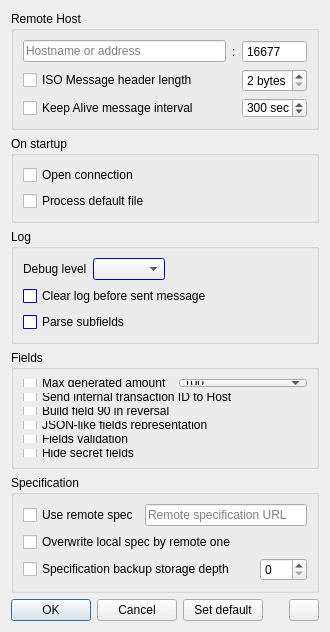
<?xml version="1.0" encoding="UTF-8"?>
<ui version="4.0">
 <class>SettingsWindow</class>
 <widget class="QDialog" name="SettingsWindow">
  <property name="geometry">
   <rect>
    <x>0</x>
    <y>0</y>
    <width>330</width>
    <height>632</height>
   </rect>
  </property>
  <property name="sizePolicy">
   <sizepolicy hsizetype="Fixed" vsizetype="Fixed">
    <horstretch>0</horstretch>
    <verstretch>0</verstretch>
   </sizepolicy>
  </property>
  <property name="minimumSize">
   <size>
    <width>330</width>
    <height>632</height>
   </size>
  </property>
  <property name="maximumSize">
   <size>
    <width>330</width>
    <height>632</height>
   </size>
  </property>
  <property name="windowTitle">
   <string>Configuration</string>
  </property>
  <property name="whatsThis">
   <string notr="true"/>
  </property>
  <layout class="QGridLayout" name="gridLayout_4">
   <item row="0" column="0">
    <widget class="QGroupBox" name="ConnectionBox">
     <property name="title">
      <string>Remote Host</string>
     </property>
     <layout class="QGridLayout" name="gridLayout">
      <item row="0" column="0">
       <layout class="QHBoxLayout" name="horizontalLayout_2">
        <item>
         <widget class="QLineEdit" name="SvAddress">
          <property name="placeholderText">
           <string>Hostname or address</string>
          </property>
         </widget>
        </item>
        <item>
         <widget class="QLabel" name="label_2">
          <property name="text">
           <string>:</string>
          </property>
         </widget>
        </item>
        <item>
         <widget class="QSpinBox" name="SvPort">
          <property name="minimumSize">
           <size>
            <width>65</width>
            <height>0</height>
           </size>
          </property>
          <property name="frame">
           <bool>true</bool>
          </property>
          <property name="buttonSymbols">
           <enum>QAbstractSpinBox::NoButtons</enum>
          </property>
          <property name="specialValueText">
           <string>Val</string>
          </property>
          <property name="keyboardTracking">
           <bool>false</bool>
          </property>
          <property name="minimum">
           <number>1024</number>
          </property>
          <property name="maximum">
           <number>65535</number>
          </property>
          <property name="value">
           <number>16677</number>
          </property>
         </widget>
        </item>
       </layout>
      </item>
      <item row="2" column="0">
       <layout class="QHBoxLayout" name="horizontalLayout_3">
        <item>
         <widget class="QCheckBox" name="KeepAliveMode">
          <property name="text">
           <string>Keep Alive message interval </string>
          </property>
         </widget>
        </item>
        <item>
         <widget class="QSpinBox" name="KeepAliveInterval">
          <property name="minimumSize">
           <size>
            <width>65</width>
            <height>20</height>
           </size>
          </property>
          <property name="maximumSize">
           <size>
            <width>55</width>
            <height>20</height>
           </size>
          </property>
          <property name="buttonSymbols">
           <enum>QAbstractSpinBox::UpDownArrows</enum>
          </property>
          <property name="keyboardTracking">
           <bool>true</bool>
          </property>
          <property name="showGroupSeparator" stdset="0">
           <bool>false</bool>
          </property>
          <property name="suffix">
           <string> sec</string>
          </property>
          <property name="minimum">
           <number>1</number>
          </property>
          <property name="maximum">
           <number>1000</number>
          </property>
          <property name="value">
           <number>300</number>
          </property>
          <property name="displayIntegerBase">
           <number>10</number>
          </property>
         </widget>
        </item>
       </layout>
      </item>
      <item row="1" column="0">
       <layout class="QHBoxLayout" name="horizontalLayout_6">
        <item>
         <widget class="QCheckBox" name="HeaderLengthMode">
          <property name="text">
           <string>ISO Message header length</string>
          </property>
         </widget>
        </item>
        <item>
         <widget class="QSpinBox" name="HeaderLength">
          <property name="minimumSize">
           <size>
            <width>65</width>
            <height>0</height>
           </size>
          </property>
          <property name="maximumSize">
           <size>
            <width>55</width>
            <height>16777215</height>
           </size>
          </property>
          <property name="whatsThis">
           <string>Usually 2 or 4</string>
          </property>
          <property name="inputMethodHints">
           <set>Qt::ImhNone</set>
          </property>
          <property name="readOnly">
           <bool>false</bool>
          </property>
          <property name="buttonSymbols">
           <enum>QAbstractSpinBox::UpDownArrows</enum>
          </property>
          <property name="keyboardTracking">
           <bool>false</bool>
          </property>
          <property name="showGroupSeparator" stdset="0">
           <bool>false</bool>
          </property>
          <property name="suffix">
           <string> bytes</string>
          </property>
          <property name="prefix">
           <string/>
          </property>
          <property name="minimum">
           <number>2</number>
          </property>
          <property name="maximum">
           <number>64</number>
          </property>
          <property name="singleStep">
           <number>2</number>
          </property>
          <property name="value">
           <number>2</number>
          </property>
         </widget>
        </item>
       </layout>
      </item>
     </layout>
    </widget>
   </item>
   <item row="1" column="0">
    <widget class="QGroupBox" name="OnStartupBox">
     <property name="title">
      <string>On startup</string>
     </property>
     <layout class="QVBoxLayout" name="verticalLayout_5">
      <item>
       <widget class="QCheckBox" name="ConnectOnStartup">
        <property name="text">
         <string>Open connection</string>
        </property>
       </widget>
      </item>
      <item>
       <widget class="QCheckBox" name="ProcessDefaultDump">
        <property name="text">
         <string>Process default file</string>
        </property>
       </widget>
      </item>
     </layout>
    </widget>
   </item>
   <item row="2" column="0">
    <widget class="QGroupBox" name="LogBox">
     <property name="palette">
      <palette>
       <active>
        <colorrole role="Base">
         <brush brushstyle="SolidPattern">
          <color alpha="255">
           <red>255</red>
           <green>255</green>
           <blue>255</blue>
          </color>
         </brush>
        </colorrole>
        <colorrole role="Window">
         <brush brushstyle="SolidPattern">
          <color alpha="255">
           <red>0</red>
           <green>0</green>
           <blue>255</blue>
          </color>
         </brush>
        </colorrole>
       </active>
       <inactive>
        <colorrole role="Base">
         <brush brushstyle="SolidPattern">
          <color alpha="255">
           <red>255</red>
           <green>255</green>
           <blue>255</blue>
          </color>
         </brush>
        </colorrole>
        <colorrole role="Window">
         <brush brushstyle="SolidPattern">
          <color alpha="255">
           <red>0</red>
           <green>0</green>
           <blue>255</blue>
          </color>
         </brush>
        </colorrole>
       </inactive>
       <disabled>
        <colorrole role="Base">
         <brush brushstyle="SolidPattern">
          <color alpha="255">
           <red>0</red>
           <green>0</green>
           <blue>255</blue>
          </color>
         </brush>
        </colorrole>
        <colorrole role="Window">
         <brush brushstyle="SolidPattern">
          <color alpha="255">
           <red>0</red>
           <green>0</green>
           <blue>255</blue>
          </color>
         </brush>
        </colorrole>
       </disabled>
      </palette>
     </property>
     <property name="title">
      <string>Log</string>
     </property>
     <layout class="QVBoxLayout" name="verticalLayout_3">
      <item>
       <layout class="QHBoxLayout" name="horizontalLayout_4">
        <item>
         <widget class="QLabel" name="label_4">
          <property name="text">
           <string>Debug level</string>
          </property>
         </widget>
        </item>
        <item>
         <widget class="QComboBox" name="DebugLevel"/>
        </item>
        <item>
         <spacer name="horizontalSpacer_2">
          <property name="orientation">
           <enum>Qt::Horizontal</enum>
          </property>
          <property name="sizeHint" stdset="0">
           <size>
            <width>40</width>
            <height>20</height>
           </size>
          </property>
         </spacer>
        </item>
       </layout>
      </item>
      <item>
       <widget class="QCheckBox" name="ClearLog">
        <property name="text">
         <string>Clear log before sent message</string>
        </property>
       </widget>
      </item>
      <item>
       <widget class="QCheckBox" name="ParseSubfields">
        <property name="text">
         <string>Parse subfields</string>
        </property>
       </widget>
      </item>
     </layout>
    </widget>
   </item>
   <item row="3" column="0">
    <widget class="QGroupBox" name="FieldsBox">
     <property name="inputMethodHints">
      <set>Qt::ImhDigitsOnly</set>
     </property>
     <property name="title">
      <string>Fields</string>
     </property>
     <layout class="QGridLayout" name="gridLayout_3">
      <item row="0" column="0">
       <layout class="QHBoxLayout" name="horizontalLayout">
        <item>
         <widget class="QCheckBox" name="MaxAmountBox">
          <property name="text">
           <string>Max generated amount</string>
          </property>
         </widget>
        </item>
        <item>
         <widget class="QComboBox" name="MaxAmount">
          <property name="inputMethodHints">
           <set>Qt::ImhDigitsOnly</set>
          </property>
          <property name="editable">
           <bool>false</bool>
          </property>
          <item>
           <property name="text">
            <string>100</string>
           </property>
          </item>
          <item>
           <property name="text">
            <string>500</string>
           </property>
          </item>
          <item>
           <property name="text">
            <string>1500</string>
           </property>
          </item>
          <item>
           <property name="text">
            <string>10000</string>
           </property>
          </item>
          <item>
           <property name="text">
            <string>100000</string>
           </property>
          </item>
         </widget>
        </item>
       </layout>
      </item>
      <item row="1" column="0">
       <widget class="QCheckBox" name="SendInternalId">
        <property name="text">
         <string>Send internal transaction ID to Host</string>
        </property>
       </widget>
      </item>
      <item row="2" column="0">
       <widget class="QCheckBox" name="BuildFld90">
        <property name="text">
         <string>Build field 90 in reversal</string>
        </property>
       </widget>
      </item>
      <item row="3" column="0">
       <widget class="QCheckBox" name="JsonMode">
        <property name="text">
         <string>JSON-like fields representation </string>
        </property>
       </widget>
      </item>
      <item row="4" column="0">
       <widget class="QCheckBox" name="ValidationEnabled">
        <property name="text">
         <string>Fields validation</string>
        </property>
       </widget>
      </item>
      <item row="5" column="0">
       <widget class="QCheckBox" name="HideSecrets">
        <property name="text">
         <string>Hide secret fields</string>
        </property>
       </widget>
      </item>
     </layout>
    </widget>
   </item>
   <item row="4" column="0">
    <widget class="QGroupBox" name="SpecBox">
     <property name="title">
      <string>Specification</string>
     </property>
     <layout class="QGridLayout" name="gridLayout_2">
      <item row="0" column="0">
       <widget class="QCheckBox" name="UseRemoteSpec">
        <property name="text">
         <string>Use remote spec</string>
        </property>
       </widget>
      </item>
      <item row="0" column="1">
       <widget class="QLineEdit" name="RemoteSpecUrl">
        <property name="placeholderText">
         <string>Remote specification URL</string>
        </property>
       </widget>
      </item>
      <item row="1" column="0" colspan="2">
       <widget class="QCheckBox" name="RewriteLocalSpec">
        <property name="text">
         <string>Overwrite local spec by remote one</string>
        </property>
       </widget>
      </item>
      <item row="2" column="0" colspan="2">
       <layout class="QHBoxLayout" name="horizontalLayout_7">
        <item>
         <widget class="QCheckBox" name="BackupStorageCheckbox">
          <property name="text">
           <string>Specification backup storage depth</string>
          </property>
         </widget>
        </item>
        <item>
         <spacer name="horizontalSpacer">
          <property name="orientation">
           <enum>Qt::Horizontal</enum>
          </property>
          <property name="sizeHint" stdset="0">
           <size>
            <width>40</width>
            <height>20</height>
           </size>
          </property>
         </spacer>
        </item>
        <item>
         <widget class="QSpinBox" name="StorageDepth">
          <property name="maximum">
           <number>999</number>
          </property>
         </widget>
        </item>
       </layout>
      </item>
     </layout>
    </widget>
   </item>
   <item row="5" column="0">
    <layout class="QHBoxLayout" name="horizontalLayout_5">
     <item>
      <widget class="QDialogButtonBox" name="buttonBox">
       <property name="focusPolicy">
        <enum>Qt::TabFocus</enum>
       </property>
       <property name="orientation">
        <enum>Qt::Horizontal</enum>
       </property>
       <property name="standardButtons">
        <set>QDialogButtonBox::Cancel|QDialogButtonBox::Ok</set>
       </property>
      </widget>
     </item>
     <item>
      <widget class="QPushButton" name="ButtonDefault">
       <property name="text">
        <string>Set default</string>
       </property>
      </widget>
     </item>
     <item>
      <spacer name="horizontalSpacer_3">
       <property name="orientation">
        <enum>Qt::Horizontal</enum>
       </property>
       <property name="sizeHint" stdset="0">
        <size>
         <width>54</width>
         <height>20</height>
        </size>
       </property>
      </spacer>
     </item>
     <item>
      <widget class="QPushButton" name="ButtonAbout">
       <property name="maximumSize">
        <size>
         <width>30</width>
         <height>16777215</height>
        </size>
       </property>
       <property name="focusPolicy">
        <enum>Qt::TabFocus</enum>
       </property>
       <property name="text">
        <string/>
       </property>
      </widget>
     </item>
    </layout>
   </item>
  </layout>
 </widget>
 <tabstops>
  <tabstop>SvAddress</tabstop>
  <tabstop>SvPort</tabstop>
  <tabstop>HeaderLengthMode</tabstop>
  <tabstop>HeaderLength</tabstop>
  <tabstop>KeepAliveMode</tabstop>
  <tabstop>KeepAliveInterval</tabstop>
  <tabstop>ConnectOnStartup</tabstop>
  <tabstop>ProcessDefaultDump</tabstop>
  <tabstop>DebugLevel</tabstop>
  <tabstop>ClearLog</tabstop>
  <tabstop>ParseSubfields</tabstop>
  <tabstop>SendInternalId</tabstop>
  <tabstop>BuildFld90</tabstop>
  <tabstop>JsonMode</tabstop>
  <tabstop>ValidationEnabled</tabstop>
  <tabstop>HideSecrets</tabstop>
  <tabstop>buttonBox</tabstop>
  <tabstop>ButtonAbout</tabstop>
 </tabstops>
 <resources/>
 <connections/>
</ui>
